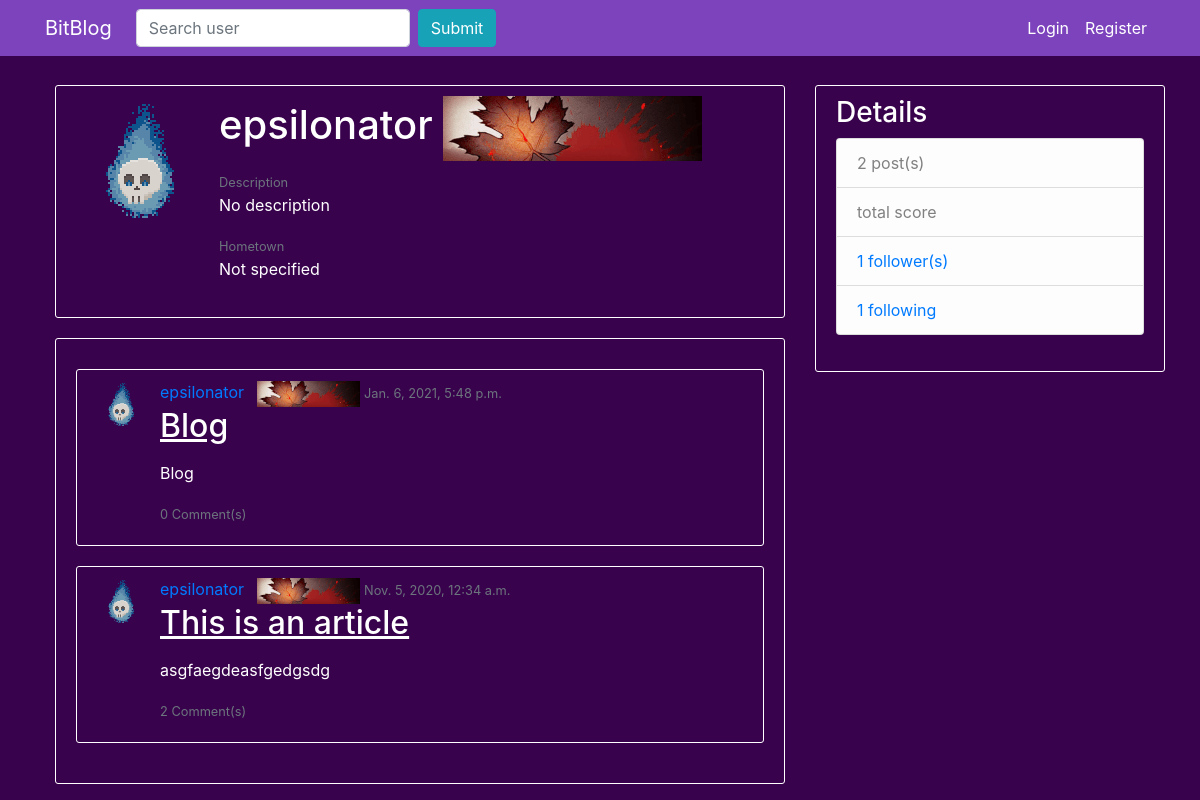
Page /profile/epsilonator/ on the committed database.
### blog/models.py (models this page shows, shortened)
class Sigil(models.Model):
	name = models.CharField(unique=True, max_length=50)
	img = models.ImageField(upload_to='sigils')

class ProfileCard(models.Model):
	name = models.CharField(unique = True, max_length = 50)
	img = models.ImageField(upload_to = 'profile_cards')
	img_small = models.ImageField(upload_to = 'profile_cards_small')

class BlogUser(models.Model):
	user = models.OneToOneField(User, on_delete = models.CASCADE)
	desc = models.TextField(max_length = 250, default = "No description")
	hometown = models.CharField(max_length = 200, default = "Not specified")
	birth_date = models.DateField(null = True, blank = True)
	current_profile_card = models.ForeignKey(ProfileCard, on_delete = models.DO_NOTHING, default = 1)
	current_sigil = models.ForeignKey(Sigil, on_delete = models.DO_NOTHING, default = 1)

class BlogPost(models.Model):
	title = models.CharField(max_length = 50)
	content = RichTextField()
	post_date = models.DateTimeField(default = timezone.now)
	author = models.ForeignKey(User, on_delete = models.CASCADE)
	votes = models.IntegerField(default = 0)

### blog/views.py (the view)
# urls.py: path('profile/<str:username>/', views.profile, name = 'profile'),
def profile(request, username):
	user = User.objects.filter(username = username).first()
	current_user = request.user
	following = None
	if current_user.is_authenticated:
		rel_follow = Following.objects.filter(followed = user, follower = current_user).first()
		if rel_follow:
			following = True
		else:
			following = False
	if not user:
		return render(request, 'blog/notfound404.html')
	posts = user.blogpost_set.order_by('-post_date')
	paginator = Paginator(posts, POSTS_PER_PAGE)
	page_no = request.GET.get('page', START_PAGE)
	try:
		page_obj = paginator.page(page_no)
	except PageNotAnInteger:
		page_obj = paginator.page(START_PAGE)
	except EmptyPage:
		page_obj = paginator.page(paginator.num_pages)
	profile_card = user.bloguser.current_profile_card
	sigil = user.bloguser.current_sigil
	return render(request, 'blog/profile.html', context = {
		'profile_user' : user,
		'posts' : posts,
		'following' : following,
		'page_obj' : page_obj,
		'profile_card' : profile_card,
		'sigil' : sigil
	})

### blog/templatetags/custom_tags.py (called while the page is built)
@register.simple_tag
def setvar(val = None):
    return val

### blog/templates/blog/profile.html (shortened to what this page needs)
{% extends 'blog/base.html' %}
{% load crispy_forms_tags %}
{% block content %}
<article class="media content-section">
	<img class = "account-img size-128" src="{{ sigil.img.url }}">
	<div class="media-body">
		<h1>{{ profile_user.username }}		<img src="{{ profile_card.img.url }}"></h1>
		<small class="text-muted">Description</small>
		<p class="article-content">{{ profile_user.bloguser.desc }}</p>
		<small class="text-muted">Hometown</small>
		<p class="article-content">{{ profile_user.bloguser.hometown }}</p>
	</div>
</article>
	{% if posts %}
	<div class="content-section">
		{% for post in page_obj %}
			<article class="media content-section">
				<img class = "account-img size-48" src="{{ post.author.bloguser.current_sigil.img.url }}">
				<div class="media-body">
					<div class="article-metadata">
						<a class="mr-2" href="{% url 'profile' post.author.username %}">{{ post.author }}</a>
						<img src = "{{ post.author.bloguser.current_profile_card.img_small.url }}">
						<small class="text-muted">{{ post.post_date }}</small>
					</div>
					<h2><a class="article-title" href="{% url 'post' post.id %}">{{ post.title }}</a></h2>
					<p class="article-content">{{ post.content | safe | linebreaks | truncatewords:"100" }}</p>
					<small class="text-muted">{{ post.blogcomment_set.count }} Comment(s)</small>
				</div>
			</article>
		{% endfor %}
	</div>
	{% endif %}
{% endblock %}
{% block sidebar %}
	<div class="content-section">
    	<h3>Details</h3>
    	<ul class="list-group">
        	<li class="list-group-item list-group-item-light">{{ profile_user.blogpost_set.count }} post(s)</li>
        	<li class="list-group-item list-group-item-light">{{ profile_user.score }} total score</li>
        	<li class="list-group-item list-group-item-light"><a href="{% url 'show-followers' profile_user.username %}">{{ profile_user.followers.count }} follower(s)</a></li>
        	<li class="list-group-item list-group-item-light"><a href="{% url 'show-following' profile_user.username %}">{{ profile_user.following.count }} following</a></li>
      	</ul>
  	</div>
{% endblock %}

### blog/static/blog/main.css (style rules this page uses)
body { background-color: #39024d; color: #FFFFFF; margin-left: 20px; padding-top: 65px; }
.content-section { padding: 10px 20px 20px 20px; margin-top: 20px; margin-bottom: 20px; border: 1px solid #ffffff; border-radius: 3px; }
.article-title { color: #ffffff; text-decoration: underline; }
.article-content { word-wrap: break-word; }
.size-128 { height: 128px; width: 128px; }
.size-48 { height: 48px; width: 48px; }
.account-img { display: inline-block; vertical-align: top; margin-right: 15px; }

### rows in the picture
Sigil: img (picture)
ProfileCard: img (picture)
BlogPost: author.bloguser.current_sigil.img (picture), author "epsilonator", author.bloguser.current_profile_card.img_small (picture), post_date "Jan. 6, 2021, 5:48 p.m.", title "Blog", content "Blog", blogcomment_set.count "0"
BlogPost: author.bloguser.current_sigil.img (picture), author "epsilonator", author.bloguser.current_profile_card.img_small (picture), post_date "Nov. 5, 2020, 12:34 a.m.", title "This is an article", content "asgfaegdeasfgedgsdg", blogcomment_set.count "2"

### other values in the picture
{{ profile_user.username }} "epsilonator"
{{ profile_user.bloguser.desc }} "No description"
{{ profile_user.bloguser.hometown }} "Not specified"
{{ profile_user.blogpost_set.count }} "2"
{{ profile_user.followers.count }} "1"
{{ profile_user.following.count }} "1"
